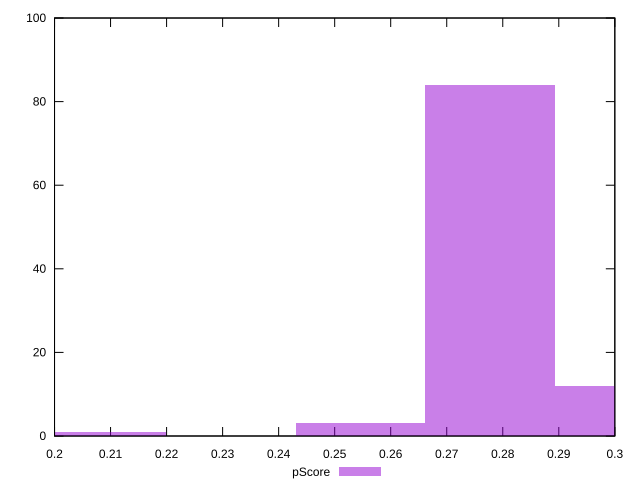

gnuplot code for this plot:
reset

$pScore <<EOF
0.2777678586740186 84
0.3009151802301868 12
0.2546205371178504 3
0.20832589400551396 1
EOF

set key outside below
set boxwidth 0.023147321556168218
set xrange [0.2:0.3]
set yrange [0:100]
set trange [0:100]
set style fill transparent solid 0.5 noborder
set terminal svg size 640, 490 enhanced background rgb 'white'
set output "report_00017_2021-02-10T15-08-03.406Z/uses-text-compression/samples/pages+cached+noadtech/pScore/histogram.svg"

plot $pScore title "pScore" with boxes

reset
